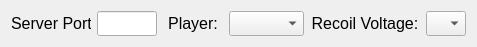
    <widget class="QWidget" name="layoutWidget">
     <property name="geometry">
      <rect>
       <x>10</x>
       <y>420</y>
       <width>467</width>
       <height>27</height>
      </rect>
     </property>
     <layout class="QHBoxLayout" name="horizontalLayout_14">
      <item>
       <widget class="QLabel" name="tcpPortLabel">
        <property name="sizePolicy">
         <sizepolicy hsizetype="Fixed" vsizetype="Fixed">
          <horstretch>0</horstretch>
          <verstretch>0</verstretch>
         </sizepolicy>
        </property>
        <property name="minimumSize">
         <size>
          <width>80</width>
          <height>25</height>
         </size>
        </property>
        <property name="maximumSize">
         <size>
          <width>80</width>
          <height>25</height>
         </size>
        </property>
        <property name="baseSize">
         <size>
          <width>80</width>
          <height>25</height>
         </size>
        </property>
        <property name="font">
         <font>
          <pointsize>12</pointsize>
         </font>
        </property>
        <property name="text">
         <string>Server Port:</string>
        </property>
       </widget>
      </item>
      <item>
       <widget class="QLineEdit" name="tcpPortLineEdit">
        <property name="sizePolicy">
         <sizepolicy hsizetype="Fixed" vsizetype="Fixed">
          <horstretch>0</horstretch>
          <verstretch>0</verstretch>
         </sizepolicy>
        </property>
        <property name="minimumSize">
         <size>
          <width>60</width>
          <height>25</height>
         </size>
        </property>
        <property name="maximumSize">
         <size>
          <width>60</width>
          <height>25</height>
         </size>
        </property>
        <property name="baseSize">
         <size>
          <width>60</width>
          <height>25</height>
         </size>
        </property>
        <property name="font">
         <font>
          <pointsize>10</pointsize>
         </font>
        </property>
        <property name="alignment">
         <set>Qt::AlignmentFlag::AlignRight|Qt::AlignmentFlag::AlignTrailing|Qt::AlignmentFlag::AlignVCenter</set>
        </property>
       </widget>
      </item>
      <item>
       <widget class="QLabel" name="tcpPlayerLabel">
        <property name="sizePolicy">
         <sizepolicy hsizetype="Fixed" vsizetype="Fixed">
          <horstretch>0</horstretch>
          <verstretch>0</verstretch>
         </sizepolicy>
        </property>
        <property name="minimumSize">
         <size>
          <width>60</width>
          <height>25</height>
         </size>
        </property>
        <property name="maximumSize">
         <size>
          <width>60</width>
          <height>25</height>
         </size>
        </property>
        <property name="baseSize">
         <size>
          <width>60</width>
          <height>25</height>
         </size>
        </property>
        <property name="font">
         <font>
          <pointsize>12</pointsize>
         </font>
        </property>
        <property name="layoutDirection">
         <enum>Qt::LayoutDirection::LeftToRight</enum>
        </property>
        <property name="text">
         <string>Player:</string>
        </property>
        <property name="alignment">
         <set>Qt::AlignmentFlag::AlignCenter</set>
        </property>
       </widget>
      </item>
      <item>
       <widget class="QComboBox" name="tcpPlayerComboBox">
        <property name="sizePolicy">
         <sizepolicy hsizetype="Fixed" vsizetype="Fixed">
          <horstretch>0</horstretch>
          <verstretch>0</verstretch>
         </sizepolicy>
        </property>
        <property name="minimumSize">
         <size>
          <width>75</width>
          <height>25</height>
         </size>
        </property>
        <property name="maximumSize">
         <size>
          <width>75</width>
          <height>25</height>
         </size>
        </property>
        <property name="baseSize">
         <size>
          <width>75</width>
          <height>25</height>
         </size>
        </property>
        <property name="font">
         <font>
          <pointsize>10</pointsize>
         </font>
        </property>
       </widget>
      </item>
      <item>
       <widget class="QLabel" name="tcpRecoilVoltLabel">
        <property name="sizePolicy">
         <sizepolicy hsizetype="Fixed" vsizetype="Fixed">
          <horstretch>0</horstretch>
          <verstretch>0</verstretch>
         </sizepolicy>
        </property>
        <property name="minimumSize">
         <size>
          <width>110</width>
          <height>25</height>
         </size>
        </property>
        <property name="maximumSize">
         <size>
          <width>110</width>
          <height>25</height>
         </size>
        </property>
        <property name="baseSize">
         <size>
          <width>110</width>
          <height>25</height>
         </size>
        </property>
        <property name="font">
         <font>
          <pointsize>12</pointsize>
         </font>
        </property>
        <property name="text">
         <string>Recoil Voltage:</string>
        </property>
        <property name="alignment">
         <set>Qt::AlignmentFlag::AlignCenter</set>
        </property>
       </widget>
      </item>
      <item>
       <widget class="QComboBox" name="tcpRecoilVoltComboBox">
        <property name="sizePolicy">
         <sizepolicy hsizetype="Fixed" vsizetype="Fixed">
          <horstretch>0</horstretch>
          <verstretch>0</verstretch>
         </sizepolicy>
        </property>
        <property name="minimumSize">
         <size>
          <width>40</width>
          <height>25</height>
         </size>
        </property>
        <property name="maximumSize">
         <size>
          <width>40</width>
          <height>25</height>
         </size>
        </property>
        <property name="baseSize">
         <size>
          <width>40</width>
          <height>25</height>
         </size>
        </property>
        <property name="font">
         <font>
          <pointsize>10</pointsize>
         </font>
        </property>
        <property name="maxVisibleItems">
         <number>11</number>
        </property>
       </widget>
      </item>
     </layout>
    </widget>
